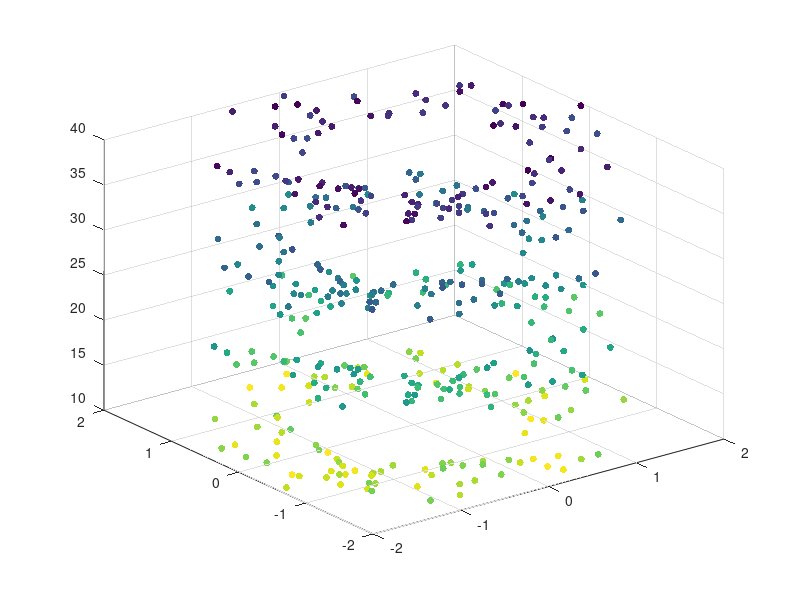
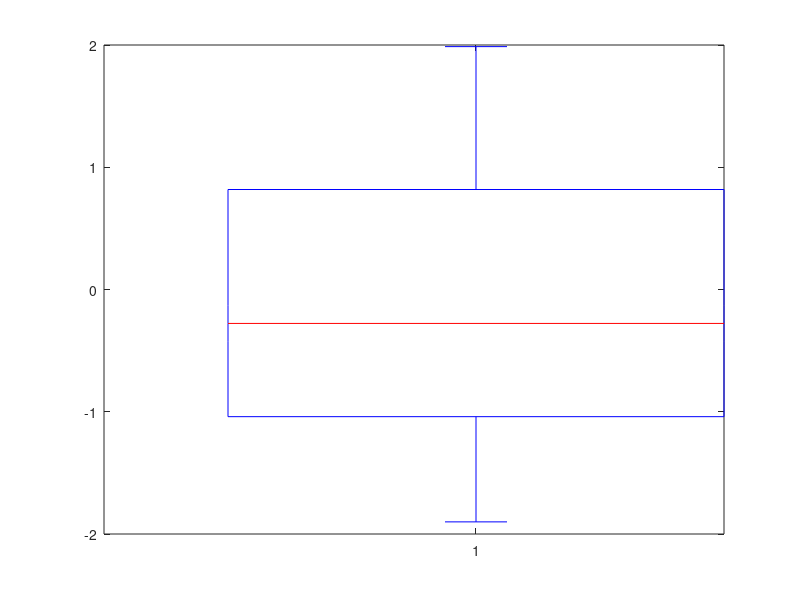

MATLAB code for these plots, in order:
X2 = [0.57057
1.56665
1.01913
0.9179
-0.2496
-0.0585
1.9574
-0.6388
-1.5951
1.4209
-1.0343
0.4236
-1.0967
-1.6096
0.0079
1.3099
-0.9238
-1.1727
-1.0813
-1.475
0.29
0.261
-0.9285
0.0358
1.1664
0.12293
1.487
-0.3555
-1.2198
0.5685
-0.0124
-0.156
-0.9631
-0.3453
-0.5592
-0.637
1.1901
-0.9668
-0.7493
-1.6001
0.8048
-1.1019
-0.7027
-0.7597
1.5026
-0.595
-0.1398
-1.4483
-1.441
1.2789
0.93272
-1.6604
1.4369
0.5633
0.9646
0.462
1.0986
0.9888
-0.5729
-1.1051
1.4011
1.4449
0.417
0.8847
-0.2688
1.0129
-1.3342
-0.5867
-1.0411
-0.7890
-0.0246
0.7139
-0.4389
-0.4092
1.3494
-0.48152
-0.6269
-1.2637
-0.9584
-0.8003
-0.1384
1.2736
-0.6158
0.1276
-0.7729
0.4013
0.5666
-0.6014
1.4585
-1.3337
-0.7503
-1.4079
-1.7150
-0.3396
-1.5630
-0.0920
0.4708
1.6367
1.7043
-0.5162
-0.95024
0.42132
0.1475
-0.8385
1.7391
1.6545
0.0715
1.1281
0.8454
0.5318
-0.467
1.3945
-1.3173
-1.0501
-1.0619
1.0251
-1.2134
-0.1253
-0.2822
-0.1511
1.0206
-1.6867
-0.3927
-1.6269
0.0082
-1.00482
1.0866
0.9602
0.1289
-1.7243
1.4314
1.0188
-0.3251
-1.1068
1.3352
1.8676
-1.3235
-1.1753
-1.0399
0.6525
-1.1432
-0.0706
-0.7759
-0.9567
0.0313
-1.2948
1.1773
-0.4282
-0.5922
-0.8130
1.04136
-0.7575
0.0995
-1.0538
1.2285
0.9718
0.1462
0.8213
-1.8727
-0.6512
1.148
0.4777
0.9303
-0.8546
-1.0733
-0.3987
0.1675
-1.4324
-1.3206
-1.0823
1.9005
0.799
-1.1383
-1.6016
-0.1474
-1.29893
-1.2522
-0.9311
-0.6098
-1.4396
1.3614
0.4495
0.984
-1.4463
0.6518
-1.2335
-1.5757
-1.1251
-0.3672
0.3174
-1.0336
0.539
0.3622
-1.6304
0.302
-1.0383
1.5051
-0.5885
-0.1240
0.9141
0.579128550000000;1.59014975000000;1.03441695000000;0.931668500000000;-0.253344000000000;-0.0593775000000000;1.98676100000000;-0.648382000000000;-1.61902650000000;1.44221350000000;-1.04981450000000;0.429954000000000;-1.11315050000000;-1.63374400000000;0.00801850000000000;1.32954850000000;-0.937657000000000;-1.19029050000000;-1.09751950000000;-1.49712500000000;0.294350000000000;0.264915000000000;-0.942427500000000;0.0363370000000000;1.18389600000000;0.124773950000000;1.50930500000000;-0.360832500000000;-1.23809700000000;0.577027500000000;-0.0125860000000000;-0.158340000000000;-0.977546500000000;-0.350479500000000;-0.567588000000000;-0.646555000000000;1.20795150000000;-0.981302000000000;-0.760539500000000;-1.62410150000000;0.816872000000000;-1.11842850000000;-0.713240500000000;-0.771095500000000;1.52513900000000;-0.603925000000000;-0.141897000000000;-1.47002450000000;-1.46261500000000;1.29808350000000;0.946710800000000;-1.68530600000000;1.45845350000000;0.571749500000000;0.979069000000000;0.468930000000000;1.11507900000000;1.00363200000000;-0.581493500000000;-1.12167650000000;1.42211650000000;1.46657350000000;0.423255000000000;0.897970500000000;-0.272832000000000;1.02809350000000;-1.35421300000000;-0.595500500000000;-1.05671650000000;-0.800835000000000;-0.0249690000000000;0.724608500000000;-0.445483500000000;-0.415338000000000;1.36964100000000;-0.488742800000000;-0.636303500000000;-1.28265550000000;-0.972776000000000;-0.812304500000000;-0.140476000000000;1.29270400000000;-0.625037000000000;0.129514000000000;-0.784493500000000;0.407319500000000;0.575099000000000;-0.610421000000000;1.48037750000000;-1.35370550000000;-0.761554500000000;-1.42901850000000;-1.74072500000000;-0.344694000000000;-1.58644500000000;-0.0933800000000000;0.477862000000000;1.66125050000000;1.72986450000000;-0.523943000000000;-0.964493600000000;0.427639800000000;0.149712500000000;-0.851077500000000;1.76518650000000;1.67931750000000;0.0725725000000000;1.14502150000000;0.858081000000000;0.539777000000000;-0.474005000000000;1.41541750000000;-1.33705950000000;-1.06585150000000;-1.07782850000000;1.04047650000000;-1.23160100000000;-0.127179500000000;-0.286433000000000;-0.153366500000000;1.03590900000000;-1.71200050000000;-0.398590500000000;-1.65130350000000;0.00832300000000000;-1.01989230000000;1.10289900000000;0.974603000000000;0.130833500000000;-1.75016450000000;1.45287100000000;1.03408200000000;-0.329976500000000;-1.12340200000000;1.35522800000000;1.89561400000000;-1.34335250000000;-1.19292950000000;-1.05549850000000;0.662287500000000;-1.16034800000000;-0.0716590000000000;-0.787538500000000;-0.971050500000000;0.0317695000000000;-1.31422200000000;1.19495950000000;-0.434623000000000;-0.601083000000000;-0.825195000000000;1.05698040000000;-0.768862500000000;0.100992500000000;-1.06960700000000;1.24692750000000;0.986377000000000;0.148393000000000;0.833619500000000;-1.90079050000000;-0.660968000000000;1.16522000000000;0.484865500000000;0.944254500000000;-0.867419000000000;-1.08939950000000;-0.404680500000000;0.170012500000000;-1.45388600000000;-1.34040900000000;-1.09853450000000;1.92900750000000;0.810985000000000;-1.15537450000000;-1.62562400000000;-0.149611000000000;-1.31841395000000;-1.27098300000000;-0.945066500000000;-0.618947000000000;-1.46119400000000;1.38182100000000;0.456242500000000;0.998760000000000;-1.46799450000000;0.661577000000000;-1.25200250000000;-1.59933550000000;-1.14197650000000;-0.372708000000000;0.322161000000000;-1.04910400000000;0.547085000000000;0.367633000000000;-1.65485600000000;0.306530000000000;-1.05387450000000;1.52767650000000;-0.597327500000000;-0.125860000000000;0.927811500000000];

Y2 = [-0.95024
0.42132
0.1475
-0.8385
1.7391
1.6545
0.0715
1.1281
0.8454
0.5318
-0.467
1.3945
-1.3173
-1.0501
-1.0619
1.0251
-1.2134
-0.1253
-0.2822
-0.1511
1.0206
-1.6867
-0.3927
-1.6269
0.0082
-1.00482
1.0866
0.9602
0.1289
-1.7243
1.4314
1.0188
-0.3251
-1.1068
1.3352
1.8676
-1.3235
-1.1753
-1.0399
0.6525
-1.1432
-0.0706
-0.7759
-0.9567
0.0313
-1.2948
1.1773
-0.4282
-0.5922
-0.8130
1.04136
-0.7575
0.0995
-1.0538
1.2285
0.9718
0.1462
0.8213
-1.8727
-0.6512
1.148
0.4777
0.9303
-0.8546
-1.0733
-0.3987
0.1675
-1.4324
-1.3206
-1.0823
1.9005
0.799
-1.1383
-1.6016
-0.1474
-1.29893
-1.2522
-0.9311
-0.6098
-1.4396
1.3614
0.4495
0.984
-1.4463
0.6518
-1.2335
-1.5757
-1.1251
-0.3672
0.3174
-1.0336
0.539
0.3622
-1.6304
0.302
-1.0383
1.5051
-0.5885
-0.1240
0.9141
0.57057
1.56665
1.01913
0.9179
-0.2496
-0.0585
1.9574
-0.6388
-1.5951
1.4209
-1.0343
0.4236
-1.0967
-1.6096
0.0079
1.3099
-0.9238
-1.1727
-1.0813
-1.475
0.29
0.261
-0.9285
0.0358
1.1664
0.12293
1.487
-0.3555
-1.2198
0.5685
-0.0124
-0.156
-0.9631
-0.3453
-0.5592
-0.637
1.1901
-0.9668
-0.7493
-1.6001
0.8048
-1.1019
-0.7027
-0.7597
1.5026
-0.595
-0.1398
-1.4483
-1.441
1.2789
0.93272
-1.6604
1.4369
0.5633
0.9646
0.462
1.0986
0.9888
-0.5729
-1.1051
1.4011
1.4449
0.417
0.8847
-0.2688
1.0129
-1.3342
-0.5867
-1.0411
-0.7890
-0.0246
0.7139
-0.4389
-0.4092
1.3494
-0.48152
-0.6269
-1.2637
-0.9584
-0.8003
-0.1384
1.2736
-0.6158
0.1276
-0.7729
0.4013
0.5666
-0.6014
1.4585
-1.3337
-0.7503
-1.4079
-1.7150
-0.3396
-1.5630
-0.0920
0.4708
1.6367
1.7043
-0.5162
-0.964493600000000;0.427639800000000;0.149712500000000;-0.851077500000000;1.76518650000000;1.67931750000000;0.0725725000000000;1.14502150000000;0.858081000000000;0.539777000000000;-0.474005000000000;1.41541750000000;-1.33705950000000;-1.06585150000000;-1.07782850000000;1.04047650000000;-1.23160100000000;-0.127179500000000;-0.286433000000000;-0.153366500000000;1.03590900000000;-1.71200050000000;-0.398590500000000;-1.65130350000000;0.00832300000000000;-1.01989230000000;1.10289900000000;0.974603000000000;0.130833500000000;-1.75016450000000;1.45287100000000;1.03408200000000;-0.329976500000000;-1.12340200000000;1.35522800000000;1.89561400000000;-1.34335250000000;-1.19292950000000;-1.05549850000000;0.662287500000000;-1.16034800000000;-0.0716590000000000;-0.787538500000000;-0.971050500000000;0.0317695000000000;-1.31422200000000;1.19495950000000;-0.434623000000000;-0.601083000000000;-0.825195000000000;1.05698040000000;-0.768862500000000;0.100992500000000;-1.06960700000000;1.24692750000000;0.986377000000000;0.148393000000000;0.833619500000000;-1.90079050000000;-0.660968000000000;1.16522000000000;0.484865500000000;0.944254500000000;-0.867419000000000;-1.08939950000000;-0.404680500000000;0.170012500000000;-1.45388600000000;-1.34040900000000;-1.09853450000000;1.92900750000000;0.810985000000000;-1.15537450000000;-1.62562400000000;-0.149611000000000;-1.31841395000000;-1.27098300000000;-0.945066500000000;-0.618947000000000;-1.46119400000000;1.38182100000000;0.456242500000000;0.998760000000000;-1.46799450000000;0.661577000000000;-1.25200250000000;-1.59933550000000;-1.14197650000000;-0.372708000000000;0.322161000000000;-1.04910400000000;0.547085000000000;0.367633000000000;-1.65485600000000;0.306530000000000;-1.05387450000000;1.52767650000000;-0.597327500000000;-0.125860000000000;0.927811500000000;0.579128550000000;1.59014975000000;1.03441695000000;0.931668500000000;-0.253344000000000;-0.0593775000000000;1.98676100000000;-0.648382000000000;-1.61902650000000;1.44221350000000;-1.04981450000000;0.429954000000000;-1.11315050000000;-1.63374400000000;0.00801850000000000;1.32954850000000;-0.937657000000000;-1.19029050000000;-1.09751950000000;-1.49712500000000;0.294350000000000;0.264915000000000;-0.942427500000000;0.0363370000000000;1.18389600000000;0.124773950000000;1.50930500000000;-0.360832500000000;-1.23809700000000;0.577027500000000;-0.0125860000000000;-0.158340000000000;-0.977546500000000;-0.350479500000000;-0.567588000000000;-0.646555000000000;1.20795150000000;-0.981302000000000;-0.760539500000000;-1.62410150000000;0.816872000000000;-1.11842850000000;-0.713240500000000;-0.771095500000000;1.52513900000000;-0.603925000000000;-0.141897000000000;-1.47002450000000;-1.46261500000000;1.29808350000000;0.946710800000000;-1.68530600000000;1.45845350000000;0.571749500000000;0.979069000000000;0.468930000000000;1.11507900000000;1.00363200000000;-0.581493500000000;-1.12167650000000;1.42211650000000;1.46657350000000;0.423255000000000;0.897970500000000;-0.272832000000000;1.02809350000000;-1.35421300000000;-0.595500500000000;-1.05671650000000;-0.800835000000000;-0.0249690000000000;0.724608500000000;-0.445483500000000;-0.415338000000000;1.36964100000000;-0.488742800000000;-0.636303500000000;-1.28265550000000;-0.972776000000000;-0.812304500000000;-0.140476000000000;1.29270400000000;-0.625037000000000;0.129514000000000;-0.784493500000000;0.407319500000000;0.575099000000000;-0.610421000000000;1.48037750000000;-1.35370550000000;-0.761554500000000;-1.42901850000000;-1.74072500000000;-0.344694000000000;-1.58644500000000;-0.0933800000000000;0.477862000000000;1.66125050000000;1.72986450000000;-0.523943000000000];

Z2 = [40;40;40;40;40;40;40;40;40;40;40;40;40;40;40;40;40;40;40;40
    40;40;40;40;40;40;40;40;40;40;40;40;40;40;40;40;40;40;40;40
    40;40;40;40;40;40;40;40;40;40;40;40;40;40;40;40;40;40;40;40
    40;40;40;40;40;40;40;40;40;40;40;40;40;40;40;40;40;40;40;40
    40;40;40;40;40;40;40;40;40;40;40;40;40;40;40;40;40;40;40;40
    30;30;30;30;30;30;30;30;30;30;30;30;30;30;30;30;30;30;30;30
    30;30;30;30;30;30;30;30;30;30;30;30;30;30;30;30;30;30;30;30
    30;30;30;30;30;30;30;30;30;30;30;30;30;30;30;30;30;30;30;30
    30;30;30;30;30;30;30;30;30;30;30;30;30;30;30;30;30;30;30;30
    30;30;30;30;30;30;30;30;30;30;30;30;30;30;30;30;30;30;30;30
    20;20;20;20;20;20;20;20;20;20;20;20;20;20;20;20;20;20;20;20
    20;20;20;20;20;20;20;20;20;20;20;20;20;20;20;20;20;20;20;20
    20;20;20;20;20;20;20;20;20;20;20;20;20;20;20;20;20;20;20;20
    20;20;20;20;20;20;20;20;20;20;20;20;20;20;20;20;20;20;20;20
    20;20;20;20;20;20;20;20;20;20;20;20;20;20;20;20;20;20;20;20
    10;10;10;10;10;10;10;10;10;10
    10;10;10;10;10;10;10;10;10;10
    10;10;10;10;10;10;10;10;10;10
    10;10;10;10;10;10;10;10;10;10
    10;10;10;10;10;10;10;10;10;10
    10;10;10;10;10;10;10;10;10;10
    10;10;10;10;10;10;10;10;10;10
    10;10;10;10;10;10;10;10;10;10
    10;10;10;10;10;10;10;10;10;10
    10;10;10;10;10;10;10;10;10;10];

X3 = X2*1.015
Y3 = Y2*1.015
sz = 25
c = linspace(1,10,length(Y2));
scatter3(X2,Y2,Z2, sz, c, 'filled');
%scatter(x,y,[],c)
%scatter(X2,Y2,[],c, 'filled');

figure
boxplot(X2);
boxplot(Y2);

